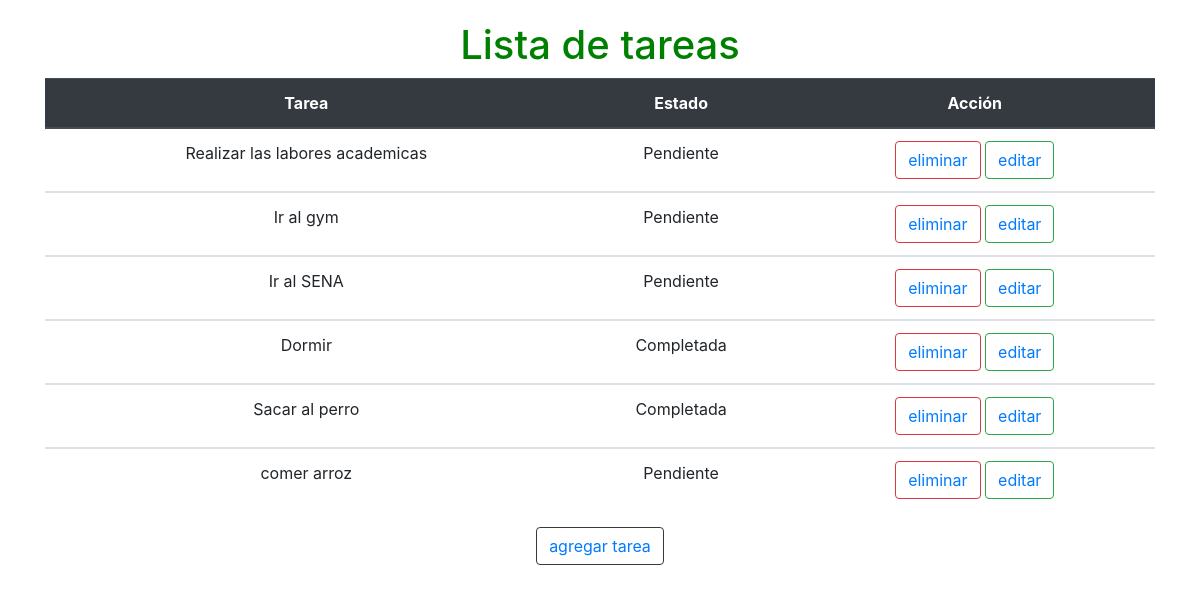
The page / on the database its author committed.
### todo/models.py (models this page shows, shortened)
class Tarea(models.Model):
    tarea = models.CharField(max_length=100)
    completado = models.BooleanField(default=False)

### todo/views.py (the view)
# urls.py: 2. Add a URL to urlpatterns:  path('', views.home, name='home')
def home(request):
    tarea = Tarea.objects.all()
    context = {'tarea': tarea}
    return render(request, 'home.html', context)

### todo/templates/home.html (shortened to what this page needs)
{% extends 'layout.html' %}
    {% block content %}
    <h1>Lista de tareas</h1>
    <div class="container text-center">
        <table class="table">
            <thead class="thead-dark">
                <tr>
                    <th scope="col">Tarea</th>
                    <th scope="col">Estado</th>
                    <th scope="col">Acción</th>
                </tr>
            </thead>
            <tbody>
                {% for x in tarea %}
                <tr>
                    <td>{{ x.tarea }}</td>
                    {% if x.completado %}
                    <td>Completada</td>
                        {% else %}
                    <td>Pendiente</td>
                    {% endif %}
                    <td>
                        <button class="btn btn-outline-danger">
                            <a style="text-decoration: none;" href="{% url 'eliminar' x.id %}"> eliminar </a>
                        </button>
                        <button  class="btn btn-outline-success">
                            <a style="text-decoration: none;" href="{% url 'editar' x.id %}">  editar  </a>
                        </button>
                    </td>
                </tr>
            </tbody>
            {% endfor %}
        </table>
        <button type="button" class="btn btn-outline-dark">
            <a style="text-decoration: none;" href="{% url 'agregar' %}"> agregar tarea </a>
        </button>
    </div>
    {% endblock %}

### todo/templates/layout.html (shortened to what this page needs)
<!DOCTYPE html>
<html lang="en">
<head>
    <link rel="stylesheet" href="https://cdn.jsdelivr.net/npm/bootstrap@4.6.2/dist/css/bootstrap.min.css">
</head>
<body>
    {% block content %}
    {% endblock %}
</body>
</html>

### todo/templates/home.html (style rules this page uses)
h1 { text-align: center; margin-top: 20px; color: green; border: 1px solid #fff; }

### rows shown on the page
Tarea: tarea "Realizar las labores academicas", completado "Pendiente"
Tarea: tarea "Ir al gym", completado "Pendiente"
Tarea: tarea "Ir al SENA", completado "Pendiente"
Tarea: tarea "Dormir", completado "Completada"
Tarea: tarea "Sacar al perro", completado "Completada"
Tarea: tarea "comer arroz", completado "Pendiente"
